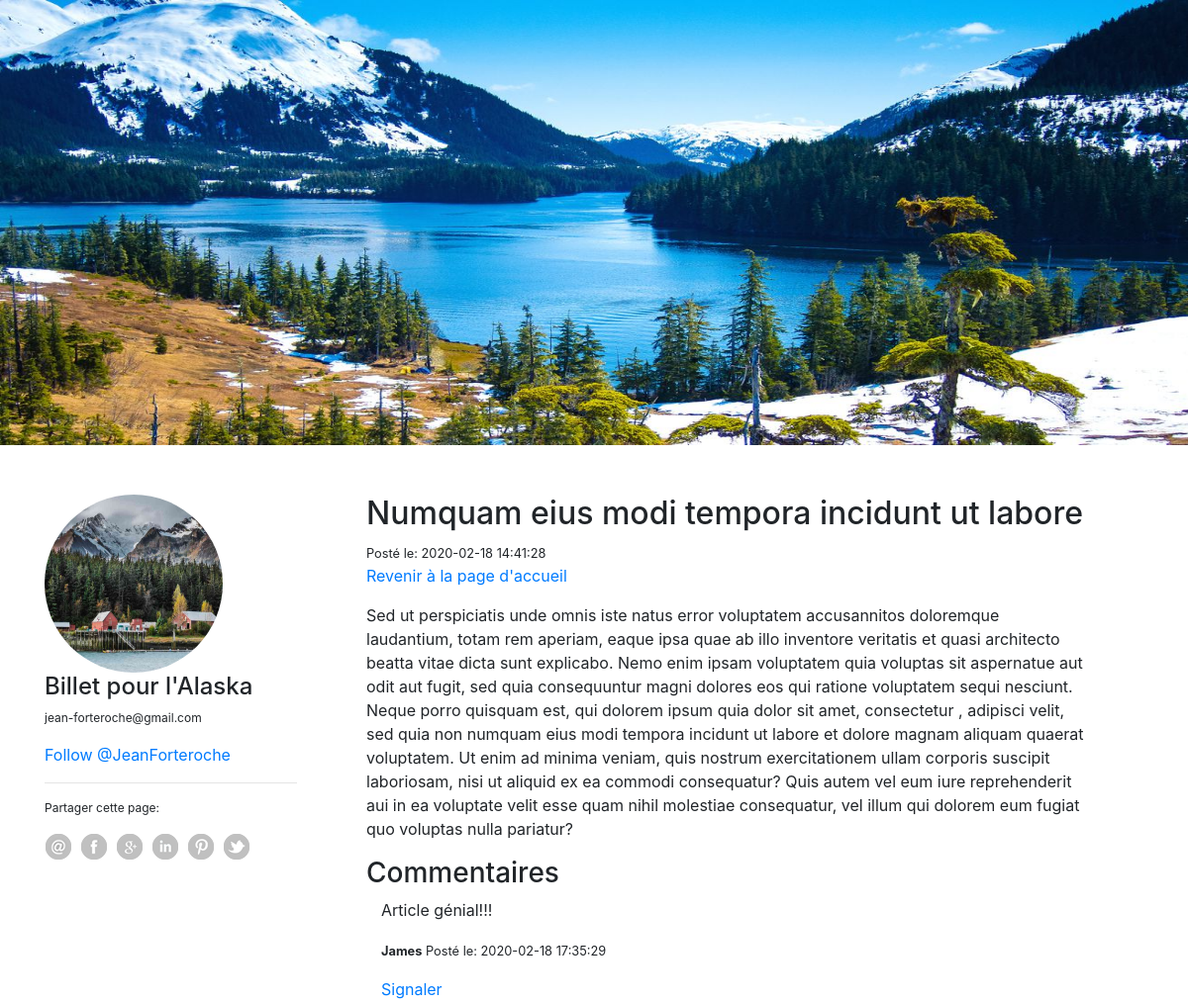
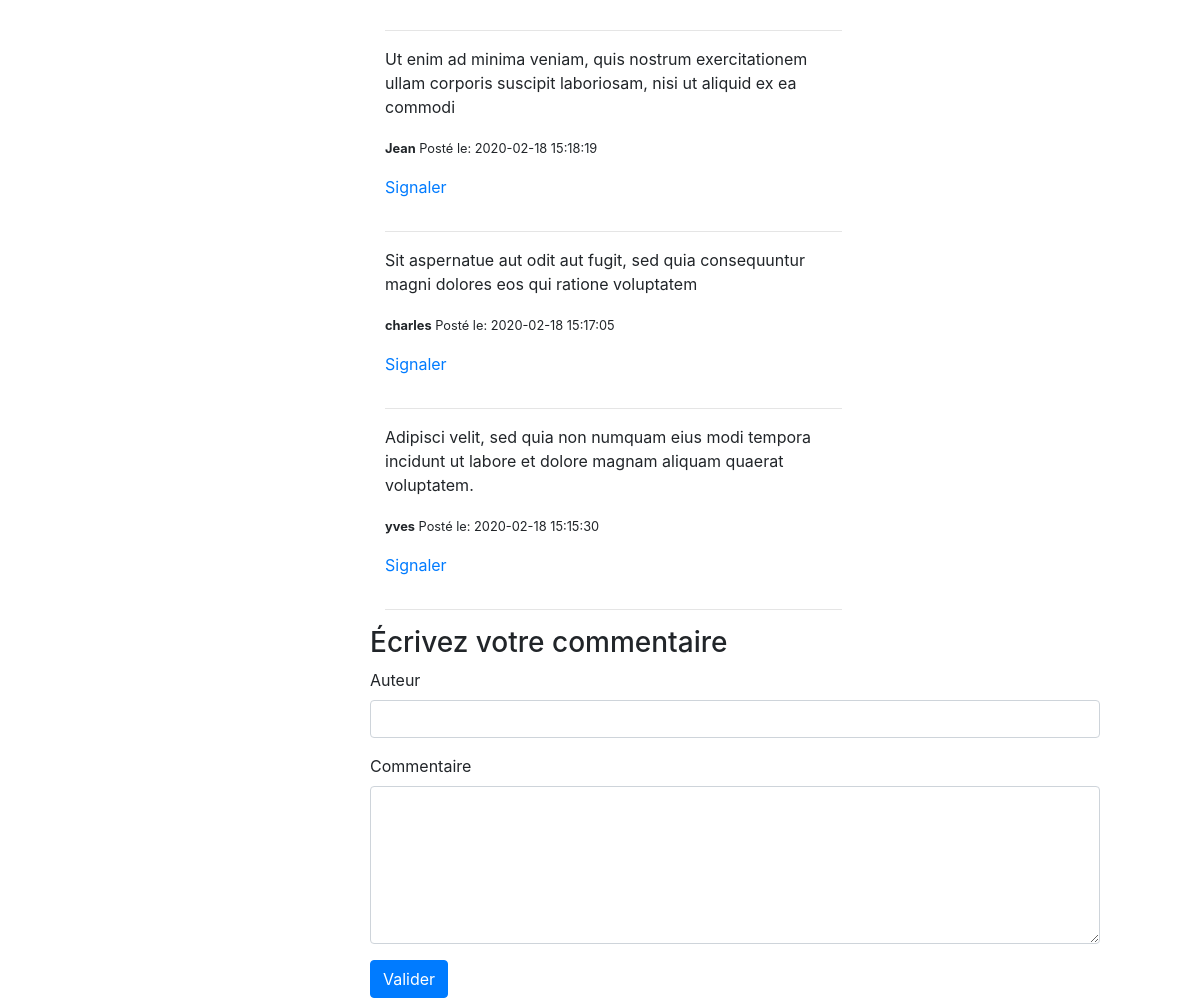
The page /index.php?route=post&id=44 on the database its author committed (2 pictures, top to bottom).
### tables this page shows
CREATE TABLE IF NOT EXISTS `posts` (
  `id` int(11) NOT NULL AUTO_INCREMENT,
  `title` varchar(255) NOT NULL,
  `content` text NOT NULL,
  `creation_date` datetime NOT NULL,
  PRIMARY KEY (`id`)
);

CREATE TABLE IF NOT EXISTS `comments` (
  `id` int(11) NOT NULL AUTO_INCREMENT,
  `post_id` int(11) NOT NULL,
  `author` varchar(255) NOT NULL,
  `comment` text NOT NULL,
  `comment_date` datetime NOT NULL,
  `approved` tinyint(1) DEFAULT NULL,
  PRIMARY KEY (`id`)
);

### controllers/Frontend.php (called while the page is built, shortened)
<?php
class Frontend
{
  public function showPost()
  {
    $id = isset($_GET['id']) ? $_GET['id'] : null;
    $postManager = new PostManager();
    $commentManager = new CommentManager();
    $post = $postManager->getPost($id);
    $comments = $commentManager->getCommentsApproved($id);
    require 'View/Frontend/post.php';
  }
}

### index.php (called while the page is built, shortened)
<?php
require __DIR__ . DIRECTORY_SEPARATOR . 'Autoloader.php';
$router = new Router();
$route = 'home';
if(isset($_GET['route']))
{
  $route = $_GET['route'];
}
$router->add('home', 'Frontend:listPosts');
$router->add('post', 'Frontend:showPost');
$router->add('showComment', 'Frontend:addComment');
$router->add('alert', 'Frontend:reportComment');
$router->add('login', 'Backend:loginAdmin');
$router->add('logout', 'Backend:logoutAdmin');
$router->add('create', 'Backend:createArticle');
$router->add('update', 'Backend:updateArticle');
$router->add('commentsAndPosts', 'Backend:commentsAndPosts');
$router->add('commentSignal', 'Backend:commentSignal');
$router->add('admin', 'Backend:indexAdmin');
$router->add('posts', 'Backend:listPosts');
$router->add('approveComment', 'Backend:approveComment');
$router->add('comments', 'Backend:listComments');
$router->add('deleteComment', 'Backend:deleteComment');
$router->get($route);

### Autoloader.php (called while the page is built, shortened)
<?php
class Autoloader
{
  static function autoload($class)
  {
    $paths = explode('\\', $class);
    $directory = strtolower($paths[0]);
    $className = ucfirst($paths[1]);
  }
}

### Model/Manager.php (called while the page is built, shortened)
<?php
class Manager
{
  public function __construct()
  {
    $this->db = new PDO(
      'mysql:host=localhost;dbname=projet-4_blog;charset=utf8',
      'root',
      '',
      [\PDO::ATTR_DEFAULT_FETCH_MODE => \PDO::FETCH_OBJ],
    );
  }
}

### Model/PostManager.php (called while the page is built, shortened)
<?php
class PostManager extends Manager
{
  public function getPost($id)
  {
    $req = $this->db->prepare("SELECT * FROM posts WHERE id = {$id}");
    $req->execute();
    return $req->fetch();
  }
}

### Model/CommentManager.php (called while the page is built, shortened)
<?php
class CommentManager extends Manager
{
  public function getCommentsApproved($id)
  {
    $req = $this->db->prepare("SELECT c.id, post_id, author, comment, comment_date, approved FROM comments AS c JOIN posts AS p ON p.id = c.post_id WHERE p.id = ? AND approved = 1 ORDER BY c.id DESC");
    $req->execute(array($id));
    return $req->fetchAll();
  }
}

### View/Frontend/post.php (the view, shortened to what this page needs)
<div id="profile" class="container">
  <div class="row">
    <div class="col-sm-3 profile">
      <aside class="aside">
        <img class="rounded-circle" id="image-alaska" src="img/alaska.jpg" alt="alaska-image">
        <h4>Billet pour l'Alaska</h4>
        <p>jean-forteroche@gmail.com</p>
        <a class="twitter-follow-button" href="https://twitter.com/JeanForteroche" data-show-count="true" data-size="large">
            Follow @JeanForteroche
          </a>
        <hr>
        <p>Partager cette page:</p>
        <ul class="clear-fix">
          <li><img src="img/social_icons/email.png" alt=""></li>
          <li><img src="img/social_icons/facebook.png" alt=""></li>
          <li><img src="img/social_icons/googleplus.png" alt=""></li>
          <li><img src="img/social_icons/linkedin.png" alt=""></li>
          <li><img src="img/social_icons/pinterest.png" alt=""></li>
          <li><img src="img/social_icons/twitter.png" alt=""></li>
        </ul>
      </aside>
    </div>
    <div id="col" class="col-sm-8">
      <article>
        <header class="titre-article">
          <h2><?= $post->title ?></h2>
        </header>
        <footer><small>Posté le: <?= $post->creation_date ?></small></footer>
        <a href="index.php?route=home">Revenir à la page d'accueil</a>
        <p>
          <?= $post->content ?>
        </p>
      </article>
      <h3>Commentaires</h3>
      <?php if(!empty($comments)):?>
          <div class="col-md-8">
            <?php foreach($comments as $comment): ?>
              <div id="myComment-<?= $comment->id; ?>">
                <p><?= nl2br($comment->comment) ?></p>
                <p><small><b><?= $comment->author ?></b> Posté le: <?= $comment->comment_date ?></small></p>
                <p><a href="#" data-toggle="modal" data-target="#myModal-<?= $comment->id; ?>">Signaler</a></p>
              </div>
              <hr />
              <?php endforeach ?>
          </div>
          <?php endif ?>
        <div class="row">
          <div class="col-md-12 formulaire">
            <form action="index.php?route=showComment&id=<?= $post->id ?>" method="post">
              <div class="form-group">
                <h3 class="write-comment">Écrivez votre commentaire</h3>
                <label for="author">Auteur</label>
                <input id="author" type="text" name="author" class="form-control" required>
              </div>
              <div class="form-group">
                <label for="comment">Commentaire</label>
                <textarea id="comment" name="comment" rows="6" cols="60" class="form-control" required></textarea>
              </div>
              <div>
                <button type="submit" class="btn btn-primary bouton">Valider</button>
              </div>
            </form>
          </div>
        </div>
    </div>
  </div>
</div>
<?php $content = ob_get_clean(); ?>
  <?php require 'template_front.php'; ?>

### app/Router.php (shortened to what this page needs)
<?php
class Router
{
  public $routes = [];
  public function add($name, $value)
  {
    $this->routes[$name] = $value;
  }
  public function get($name)
  {
    $route = explode(':', $this->routes[$name]);
    $actionName = strtolower($route[1]);
    $controller = new $class;
    if(isset($id))
    {
      $controller->$actionName($id);
    }
    else
    {
      $controller->$actionName();
    }
  }
}

### template_front.php (shortened to what this page needs)
<!DOCTYPE html>
<html lang="fr" dir="ltr">
  <head>
    <link rel="stylesheet" href="public/css/template.css">
    <link rel="stylesheet" href="https://stackpath.bootstrapcdn.com/bootstrap/4.3.1/css/bootstrap.min.css">
  </head>
  <body>
    <link rel="stylesheet" href="Public/css/home.css">
    <header class="header-image">
      <img src="img/paysage_alaska.jpg" alt="paysage_alaska" class="img-responsive image-paysage">
    </header>
    <?= $content ?>
  </body>
</html>

### public/css/home.css (style rules this page uses)
html, body { height: 100%; }
.header-image { margin-top: 150px; }
.image-paysage { height: 450px; width: 100%; margin-top: -150px; margin-bottom: 50px; }
.container { display: table; height: 30%; min-height: 30%; }
#image-alaska { height: 180px; width: 180px; }
.profile { margin-right: 40px; }
.profile aside p { font-size: 12px; }
.profile aside ul li { float: left; margin-right: 8px; }
.profile aside ul { list-style: none; padding: 0px; }

### rows shown on the page
posts: title "Numquam eius modi tempora incidunt ut labore", creation_date "2020-02-18 14:41:28", content "Sed ut perspiciatis unde omnis iste natus error voluptatem accusannitos doloremque laudantium, totam rem aperiam, eaque ipsa quae ab illo inventore veritatis et quasi architecto beatta vitae dicta sunt explicabo. Nemo enim ipsam voluptatem quia voluptas sit aspernatue aut odit aut fugit, sed quia consequuntur magni dolores eos qui ratione voluptatem sequi nesciunt. Neque porro quisquam est, qui dolorem ipsum quia dolor sit amet, consectetur , adipisci velit, sed quia non numquam eius modi tempora incidunt ut labore et dolore magnam aliquam quaerat voluptatem. Ut enim ad minima veniam, quis nostrum exercitationem ullam corporis suscipit laboriosam, nisi ut aliquid ex ea commodi consequatur?…"
comments: comment "Article génial!!!", author "James", comment_date "2020-02-18 17:35:29"
comments: comment "Ut enim ad minima veniam, quis nostrum exercitationem ullam corporis suscipit laboriosam, nisi ut aliquid ex ea commodi", author "Jean", comment_date "2020-02-18 15:18:19"
comments: comment "Sit aspernatue aut odit aut fugit, sed quia consequuntur magni dolores eos qui ratione voluptatem", author "charles", comment_date "2020-02-18 15:17:05"
comments: comment "Adipisci velit, sed quia non numquam eius modi tempora incidunt ut labore et dolore magnam aliquam quaerat voluptatem.", author "yves", comment_date "2020-02-18 15:15:30"
